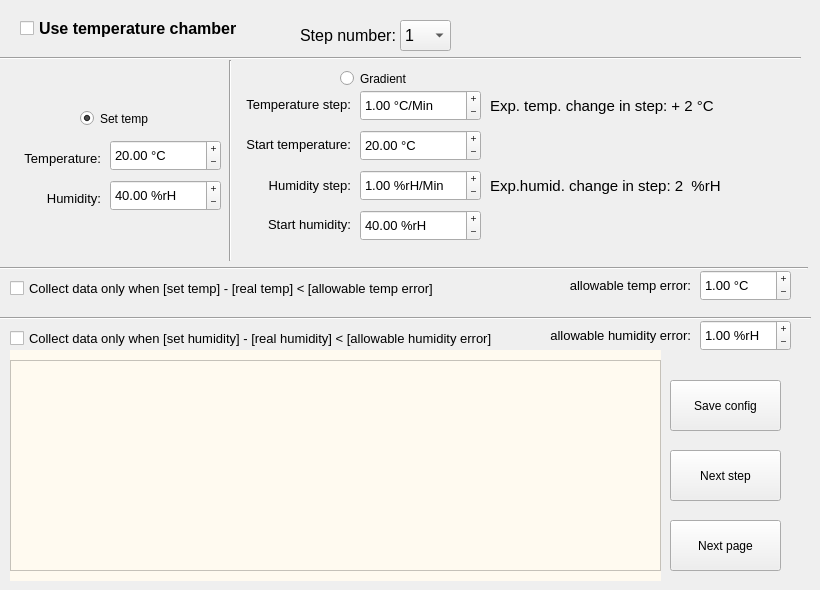
    <widget class="QWidget" name="temp_chamber_conf">
     <attribute name="title">
      <string>Temperature chamber</string>
     </attribute>
     <widget class="QLabel" name="step_num2_lbl">
      <property name="enabled">
       <bool>true</bool>
      </property>
      <property name="geometry">
       <rect>
        <x>300</x>
        <y>20</y>
        <width>101</width>
        <height>31</height>
       </rect>
      </property>
      <property name="font">
       <font>
        <pointsize>12</pointsize>
       </font>
      </property>
      <property name="text">
       <string>Step number: </string>
      </property>
     </widget>
     <widget class="QComboBox" name="step_num2_combo">
      <property name="enabled">
       <bool>true</bool>
      </property>
      <property name="geometry">
       <rect>
        <x>400</x>
        <y>20</y>
        <width>51</width>
        <height>31</height>
       </rect>
      </property>
      <property name="font">
       <font>
        <pointsize>12</pointsize>
       </font>
      </property>
      <item>
       <property name="text">
        <string>1</string>
       </property>
      </item>
     </widget>
     <widget class="QWidget" name="steps_widget2" native="true">
      <property name="geometry">
       <rect>
        <x>10</x>
        <y>350</y>
        <width>651</width>
        <height>231</height>
       </rect>
      </property>
      <property name="styleSheet">
       <string notr="true">background-color:#FFFAF0;</string>
      </property>
      <widget class="QTextEdit" name="steps_textEdit2">
       <property name="geometry">
        <rect>
         <x>0</x>
         <y>10</y>
         <width>651</width>
         <height>211</height>
        </rect>
       </property>
       <property name="cursorWidth">
        <number>0</number>
       </property>
       <property name="textInteractionFlags">
        <set>Qt::NoTextInteraction</set>
       </property>
      </widget>
     </widget>
     <widget class="QRadioButton" name="set_temp_radio">
      <property name="enabled">
       <bool>true</bool>
      </property>
      <property name="geometry">
       <rect>
        <x>80</x>
        <y>110</y>
        <width>82</width>
        <height>17</height>
       </rect>
      </property>
      <property name="text">
       <string>Set temp</string>
      </property>
      <property name="checked">
       <bool>true</bool>
      </property>
     </widget>
     <widget class="QRadioButton" name="set_gradient_radio">
      <property name="enabled">
       <bool>true</bool>
      </property>
      <property name="geometry">
       <rect>
        <x>340</x>
        <y>70</y>
        <width>82</width>
        <height>17</height>
       </rect>
      </property>
      <property name="text">
       <string>Gradient</string>
      </property>
     </widget>
     <widget class="QLabel" name="set_temp_lbl">
      <property name="enabled">
       <bool>true</bool>
      </property>
      <property name="geometry">
       <rect>
        <x>20</x>
        <y>150</y>
        <width>81</width>
        <height>16</height>
       </rect>
      </property>
      <property name="font">
       <font>
        <pointsize>10</pointsize>
       </font>
      </property>
      <property name="text">
       <string>Temperature:</string>
      </property>
      <property name="alignment">
       <set>Qt::AlignRight|Qt::AlignTrailing|Qt::AlignVCenter</set>
      </property>
     </widget>
     <widget class="QDoubleSpinBox" name="set_temp_spb">
      <property name="enabled">
       <bool>true</bool>
      </property>
      <property name="geometry">
       <rect>
        <x>110</x>
        <y>140</y>
        <width>111</width>
        <height>31</height>
       </rect>
      </property>
      <property name="font">
       <font>
        <pointsize>10</pointsize>
       </font>
      </property>
      <property name="wrapping">
       <bool>false</bool>
      </property>
      <property name="frame">
       <bool>true</bool>
      </property>
      <property name="buttonSymbols">
       <enum>QAbstractSpinBox::PlusMinus</enum>
      </property>
      <property name="suffix">
       <string> °C</string>
      </property>
      <property name="minimum">
       <double>-75.000000000000000</double>
      </property>
      <property name="maximum">
       <double>185.000000000000000</double>
      </property>
      <property name="singleStep">
       <double>0.100000000000000</double>
      </property>
      <property name="value">
       <double>20.000000000000000</double>
      </property>
     </widget>
     <widget class="QLabel" name="gr_temp_step_lbl">
      <property name="enabled">
       <bool>true</bool>
      </property>
      <property name="geometry">
       <rect>
        <x>240</x>
        <y>89</y>
        <width>111</width>
        <height>31</height>
       </rect>
      </property>
      <property name="font">
       <font>
        <pointsize>10</pointsize>
       </font>
      </property>
      <property name="text">
       <string>Temperature step:</string>
      </property>
      <property name="alignment">
       <set>Qt::AlignRight|Qt::AlignTrailing|Qt::AlignVCenter</set>
      </property>
     </widget>
     <widget class="QDoubleSpinBox" name="gr_temp_step_spb">
      <property name="enabled">
       <bool>true</bool>
      </property>
      <property name="geometry">
       <rect>
        <x>360</x>
        <y>90</y>
        <width>121</width>
        <height>31</height>
       </rect>
      </property>
      <property name="font">
       <font>
        <pointsize>10</pointsize>
       </font>
      </property>
      <property name="wrapping">
       <bool>false</bool>
      </property>
      <property name="frame">
       <bool>true</bool>
      </property>
      <property name="buttonSymbols">
       <enum>QAbstractSpinBox::PlusMinus</enum>
      </property>
      <property name="suffix">
       <string> °C/Min</string>
      </property>
      <property name="minimum">
       <double>-75.000000000000000</double>
      </property>
      <property name="maximum">
       <double>185.000000000000000</double>
      </property>
      <property name="singleStep">
       <double>0.100000000000000</double>
      </property>
      <property name="value">
       <double>1.000000000000000</double>
      </property>
     </widget>
     <widget class="QLabel" name="set_humidity_lbl">
      <property name="enabled">
       <bool>true</bool>
      </property>
      <property name="geometry">
       <rect>
        <x>20</x>
        <y>190</y>
        <width>81</width>
        <height>16</height>
       </rect>
      </property>
      <property name="font">
       <font>
        <pointsize>10</pointsize>
       </font>
      </property>
      <property name="text">
       <string>Humidity:</string>
      </property>
      <property name="alignment">
       <set>Qt::AlignRight|Qt::AlignTrailing|Qt::AlignVCenter</set>
      </property>
     </widget>
     <widget class="QDoubleSpinBox" name="set_humidity_spb">
      <property name="enabled">
       <bool>true</bool>
      </property>
      <property name="geometry">
       <rect>
        <x>110</x>
        <y>180</y>
        <width>111</width>
        <height>31</height>
       </rect>
      </property>
      <property name="font">
       <font>
        <pointsize>10</pointsize>
       </font>
      </property>
      <property name="wrapping">
       <bool>false</bool>
      </property>
      <property name="frame">
       <bool>true</bool>
      </property>
      <property name="buttonSymbols">
       <enum>QAbstractSpinBox::PlusMinus</enum>
      </property>
      <property name="suffix">
       <string> %rH</string>
      </property>
      <property name="minimum">
       <double>0.000000000000000</double>
      </property>
      <property name="maximum">
       <double>98.000000000000000</double>
      </property>
      <property name="singleStep">
       <double>0.100000000000000</double>
      </property>
      <property name="value">
       <double>40.000000000000000</double>
      </property>
     </widget>
     <widget class="QDoubleSpinBox" name="gr_humidity_step_spb">
      <property name="enabled">
       <bool>true</bool>
      </property>
      <property name="geometry">
       <rect>
        <x>360</x>
        <y>170</y>
        <width>121</width>
        <height>31</height>
       </rect>
      </property>
      <property name="font">
       <font>
        <pointsize>10</pointsize>
       </font>
      </property>
      <property name="wrapping">
       <bool>false</bool>
      </property>
      <property name="frame">
       <bool>true</bool>
      </property>
      <property name="buttonSymbols">
       <enum>QAbstractSpinBox::PlusMinus</enum>
      </property>
      <property name="suffix">
       <string> %rH/Min</string>
      </property>
      <property name="minimum">
       <double>0.000000000000000</double>
      </property>
      <property name="maximum">
       <double>98.000000000000000</double>
      </property>
      <property name="singleStep">
       <double>0.100000000000000</double>
      </property>
      <property name="value">
       <double>1.000000000000000</double>
      </property>
     </widget>
     <widget class="QLabel" name="gr_humidity_step_lbl">
      <property name="enabled">
       <bool>true</bool>
      </property>
      <property name="geometry">
       <rect>
        <x>260</x>
        <y>170</y>
        <width>91</width>
        <height>31</height>
       </rect>
      </property>
      <property name="font">
       <font>
        <pointsize>10</pointsize>
       </font>
      </property>
      <property name="text">
       <string>Humidity step:</string>
      </property>
      <property name="alignment">
       <set>Qt::AlignRight|Qt::AlignTrailing|Qt::AlignVCenter</set>
      </property>
     </widget>
     <widget class="QPushButton" name="next_pg2_btn">
      <property name="geometry">
       <rect>
        <x>670</x>
        <y>520</y>
        <width>111</width>
        <height>51</height>
       </rect>
      </property>
      <property name="text">
       <string>Next page</string>
      </property>
     </widget>
     <widget class="QPushButton" name="next_step_btn">
      <property name="geometry">
       <rect>
        <x>670</x>
        <y>450</y>
        <width>111</width>
        <height>51</height>
       </rect>
      </property>
      <property name="text">
       <string>Next step</string>
      </property>
     </widget>
     <widget class="Line" name="line1">
      <property name="geometry">
       <rect>
        <x>220</x>
        <y>60</y>
        <width>20</width>
        <height>201</height>
       </rect>
      </property>
      <property name="orientation">
       <enum>Qt::Vertical</enum>
      </property>
     </widget>
     <widget class="QLabel" name="gr_temp_step_info_lbl">
      <property name="enabled">
       <bool>true</bool>
      </property>
      <property name="geometry">
       <rect>
        <x>490</x>
        <y>90</y>
        <width>311</width>
        <height>31</height>
       </rect>
      </property>
      <property name="font">
       <font>
        <pointsize>11</pointsize>
       </font>
      </property>
      <property name="text">
       <string>Exp. temp. change in step: + 2 °C</string>
      </property>
     </widget>
     <widget class="QLabel" name="gr_humidity_step_info_lbl">
      <property name="enabled">
       <bool>true</bool>
      </property>
      <property name="geometry">
       <rect>
        <x>490</x>
        <y>170</y>
        <width>311</width>
        <height>31</height>
       </rect>
      </property>
      <property name="font">
       <font>
        <pointsize>11</pointsize>
       </font>
      </property>
      <property name="text">
       <string>Exp.humid. change in step: 2  %rH</string>
      </property>
     </widget>
     <widget class="QLabel" name="gr_temp_lbl">
      <property name="enabled">
       <bool>true</bool>
      </property>
      <property name="geometry">
       <rect>
        <x>230</x>
        <y>129</y>
        <width>121</width>
        <height>31</height>
       </rect>
      </property>
      <property name="font">
       <font>
        <pointsize>10</pointsize>
       </font>
      </property>
      <property name="text">
       <string>Start temperature:</string>
      </property>
      <property name="alignment">
       <set>Qt::AlignRight|Qt::AlignTrailing|Qt::AlignVCenter</set>
      </property>
     </widget>
     <widget class="QDoubleSpinBox" name="gr_temp_spb">
      <property name="enabled">
       <bool>true</bool>
      </property>
      <property name="geometry">
       <rect>
        <x>360</x>
        <y>130</y>
        <width>121</width>
        <height>31</height>
       </rect>
      </property>
      <property name="font">
       <font>
        <pointsize>10</pointsize>
       </font>
      </property>
      <property name="wrapping">
       <bool>false</bool>
      </property>
      <property name="frame">
       <bool>true</bool>
      </property>
      <property name="buttonSymbols">
       <enum>QAbstractSpinBox::PlusMinus</enum>
      </property>
      <property name="suffix">
       <string> °C</string>
      </property>
      <property name="minimum">
       <double>-75.000000000000000</double>
      </property>
      <property name="maximum">
       <double>175.000000000000000</double>
      </property>
      <property name="singleStep">
       <double>0.100000000000000</double>
      </property>
      <property name="value">
       <double>20.000000000000000</double>
      </property>
     </widget>
     <widget class="QDoubleSpinBox" name="gr_humidity_spb">
      <property name="enabled">
       <bool>true</bool>
      </property>
      <property name="geometry">
       <rect>
        <x>360</x>
        <y>210</y>
        <width>121</width>
        <height>31</height>
       </rect>
      </property>
      <property name="font">
       <font>
        <pointsize>10</pointsize>
       </font>
      </property>
      <property name="wrapping">
       <bool>false</bool>
      </property>
      <property name="frame">
       <bool>true</bool>
      </property>
      <property name="buttonSymbols">
       <enum>QAbstractSpinBox::PlusMinus</enum>
      </property>
      <property name="suffix">
       <string> %rH</string>
      </property>
      <property name="minimum">
       <double>0.000000000000000</double>
      </property>
      <property name="maximum">
       <double>98.000000000000000</double>
      </property>
      <property name="singleStep">
       <double>0.100000000000000</double>
      </property>
      <property name="value">
       <double>40.000000000000000</double>
      </property>
     </widget>
     <widget class="QLabel" name="gr_humidity_lbl">
      <property name="enabled">
       <bool>true</bool>
      </property>
      <property name="geometry">
       <rect>
        <x>240</x>
        <y>209</y>
        <width>111</width>
        <height>31</height>
       </rect>
      </property>
      <property name="font">
       <font>
        <pointsize>10</pointsize>
       </font>
      </property>
      <property name="text">
       <string>Start humidity:</string>
      </property>
      <property name="alignment">
       <set>Qt::AlignRight|Qt::AlignTrailing|Qt::AlignVCenter</set>
      </property>
     </widget>
     <widget class="QCheckBox" name="use_temp_chamber_chkbox">
      <property name="geometry">
       <rect>
        <x>20</x>
        <y>20</y>
        <width>251</width>
        <height>17</height>
       </rect>
      </property>
      <property name="font">
       <font>
        <pointsize>12</pointsize>
        <weight>75</weight>
        <bold>true</bold>
       </font>
      </property>
      <property name="text">
       <string>Use temperature chamber</string>
      </property>
     </widget>
     <widget class="Line" name="line2">
      <property name="geometry">
       <rect>
        <x>-3</x>
        <y>260</y>
        <width>811</width>
        <height>16</height>
       </rect>
      </property>
      <property name="orientation">
       <enum>Qt::Horizontal</enum>
      </property>
     </widget>
     <widget class="Line" name="line3">
      <property name="geometry">
       <rect>
        <x>-10</x>
        <y>50</y>
        <width>811</width>
        <height>16</height>
       </rect>
      </property>
      <property name="orientation">
       <enum>Qt::Horizontal</enum>
      </property>
     </widget>
     <widget class="QCheckBox" name="use_allowable_temp_err_chkbox">
      <property name="enabled">
       <bool>true</bool>
      </property>
      <property name="geometry">
       <rect>
        <x>10</x>
        <y>280</y>
        <width>481</width>
        <height>17</height>
       </rect>
      </property>
      <property name="font">
       <font>
        <pointsize>10</pointsize>
       </font>
      </property>
      <property name="text">
       <string>Collect data only when [set temp] - [real temp] &lt; [allowable temp error]</string>
      </property>
     </widget>
     <widget class="QCheckBox" name="use_allowable_humidity_err_chkbox">
      <property name="enabled">
       <bool>true</bool>
      </property>
      <property name="geometry">
       <rect>
        <x>10</x>
        <y>330</y>
        <width>541</width>
        <height>17</height>
       </rect>
      </property>
      <property name="font">
       <font>
        <pointsize>10</pointsize>
       </font>
      </property>
      <property name="text">
       <string>Collect data only when [set humidity] - [real humidity] &lt; [allowable humidity error]</string>
      </property>
     </widget>
     <widget class="QLabel" name="allowable_temp_err_lbl">
      <property name="enabled">
       <bool>true</bool>
      </property>
      <property name="geometry">
       <rect>
        <x>520</x>
        <y>270</y>
        <width>171</width>
        <height>31</height>
       </rect>
      </property>
      <property name="font">
       <font>
        <pointsize>10</pointsize>
       </font>
      </property>
      <property name="text">
       <string>allowable temp error:</string>
      </property>
      <property name="alignment">
       <set>Qt::AlignRight|Qt::AlignTrailing|Qt::AlignVCenter</set>
      </property>
     </widget>
     <widget class="QDoubleSpinBox" name="allowable_temp_err_spb">
      <property name="enabled">
       <bool>true</bool>
      </property>
      <property name="geometry">
       <rect>
        <x>700</x>
        <y>270</y>
        <width>91</width>
        <height>31</height>
       </rect>
      </property>
      <property name="font">
       <font>
        <pointsize>10</pointsize>
       </font>
      </property>
      <property name="wrapping">
       <bool>false</bool>
      </property>
      <property name="frame">
       <bool>true</bool>
      </property>
      <property name="buttonSymbols">
       <enum>QAbstractSpinBox::PlusMinus</enum>
      </property>
      <property name="suffix">
       <string> °C</string>
      </property>
      <property name="minimum">
       <double>0.000000000000000</double>
      </property>
      <property name="maximum">
       <double>70.000000000000000</double>
      </property>
      <property name="singleStep">
       <double>0.100000000000000</double>
      </property>
      <property name="value">
       <double>1.000000000000000</double>
      </property>
     </widget>
     <widget class="Line" name="line4">
      <property name="geometry">
       <rect>
        <x>0</x>
        <y>310</y>
        <width>811</width>
        <height>16</height>
       </rect>
      </property>
      <property name="orientation">
       <enum>Qt::Horizontal</enum>
      </property>
     </widget>
     <widget class="QLabel" name="allowable_humidity_err_lbl">
      <property name="enabled">
       <bool>true</bool>
      </property>
      <property name="geometry">
       <rect>
        <x>520</x>
        <y>320</y>
        <width>171</width>
        <height>31</height>
       </rect>
      </property>
      <property name="font">
       <font>
        <pointsize>10</pointsize>
       </font>
      </property>
      <property name="text">
       <string>allowable humidity error:</string>
      </property>
      <property name="alignment">
       <set>Qt::AlignRight|Qt::AlignTrailing|Qt::AlignVCenter</set>
      </property>
     </widget>
     <widget class="QDoubleSpinBox" name="allowable_humidity_err_spb">
      <property name="enabled">
       <bool>true</bool>
      </property>
      <property name="geometry">
       <rect>
        <x>700</x>
        <y>320</y>
        <width>91</width>
        <height>31</height>
       </rect>
      </property>
      <property name="font">
       <font>
        <pointsize>10</pointsize>
       </font>
      </property>
      <property name="wrapping">
       <bool>false</bool>
      </property>
      <property name="frame">
       <bool>true</bool>
      </property>
      <property name="buttonSymbols">
       <enum>QAbstractSpinBox::PlusMinus</enum>
      </property>
      <property name="suffix">
       <string> %rH</string>
      </property>
      <property name="minimum">
       <double>0.000000000000000</double>
      </property>
      <property name="maximum">
       <double>40.000000000000000</double>
      </property>
      <property name="singleStep">
       <double>0.100000000000000</double>
      </property>
      <property name="value">
       <double>1.000000000000000</double>
      </property>
     </widget>
     <widget class="QPushButton" name="save_cfg_btn2">
      <property name="geometry">
       <rect>
        <x>670</x>
        <y>380</y>
        <width>111</width>
        <height>51</height>
       </rect>
      </property>
      <property name="text">
       <string>Save config</string>
      </property>
     </widget>
    </widget>
